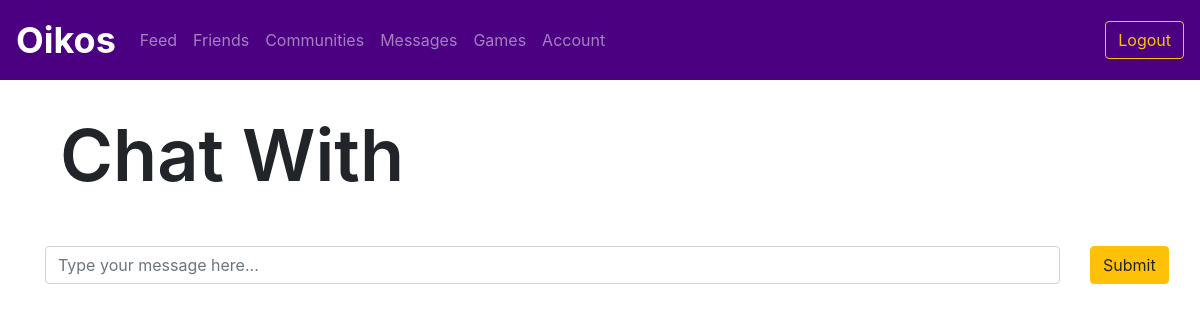
The page /messages/3 (signed in) on the database as committed earlier.
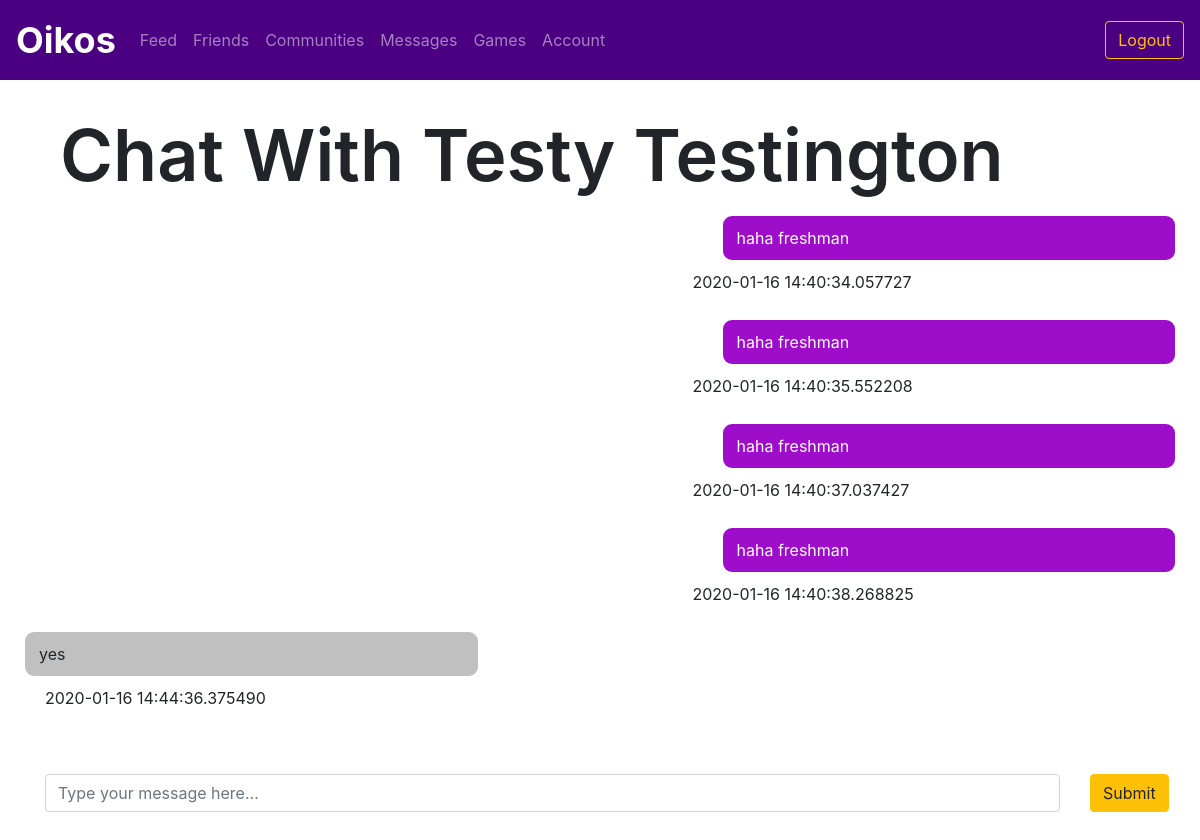
The same page on the database as committed later.
### utl/models.py (models this page shows)
class User(db.Model):
    userID = db.Column(db.Integer, primary_key=True)
    email = db.Column(db.Text, unique=True, nullable=False)
    password = db.Column(db.Text, nullable=False)
    firstName = db.Column(db.Text, nullable=False)
    lastName = db.Column(db.Text, nullable=False)
    displayName = db.Column(db.Text, nullable=False)
    grade = db.Column(db.Text, nullable=False)

class Message(db.Model):
    messageID = db.Column(db.Integer, primary_key=True)
    senderID = db.Column(db.Integer, nullable=False)
    receiverID = db.Column(db.Integer, nullable=False)
    content = db.Column(db.Text, nullable=False)
    timestamp = db.Column(db.DateTime, nullable=False, default=datetime.utcnow)

### app.py (the view)
@app.route("/messages/<contactID>")
@login_required
def chat(contactID):
    contact = usersfunctions.getUser(contactID)
    chat = messagesfunctions.getMessages(session['userID'], contactID)
    return render_template("chat.html", userID = session['userID'], contact=contact, messages=chat)

### app.py (called while the page is built)
def login_required(f):
    @wraps(f)
    def decorated_function(*args, **kwargs):
        if "userID" not in session:
            return redirect(url_for('login'))
        return f(*args, **kwargs)
    return decorated_function

### utl/messages.py (called while the page is built)
def getMessages(userID, contactID):
    messages = Message.query.filter(((Message.senderID==userID) & (Message.receiverID==contactID)) | ((Message.senderID==contactID) & (Message.receiverID==userID))).order_by(Message.timestamp.asc())
    return messages

### utl/users.py (called while the page is built)
def getUser(userID):
    user = User.query.filter_by(userID=userID).first()
    return user

### templates/chat.html (shortened to what this page needs)
{% extends "logbase.html" %}
{% block body %}
    <div class="content">
        <h1 class="display-3" style="font-weight: 600; padding-left: 5vw; padding-top: 5vh;">Chat With {{ contact.displayName }}</h1>
    </div>
    <div class="container">
        <div class="chat-panel">
            {% for message in messages %}
                {% if message.senderID == userID %}
                    <div class="row no-gutters">
                        <div class="col-md-5 offset-md-7">
                            <div class="chat-bubble-right">
                                {{ message.content }}
                            </div>
                            <p>{{ message.timestamp }}</p>
                        </div>
                    </div>
                {% else %}
                    <div class="row no-gutters">
                        <div class="col-md-5">
                            <div class="chat-bubble-left">
                                {{ message.content }}
                            </div>
                            <p>{{ message.timestamp }}</p>
                        </div>
                    </div>
                {% endif %}
            {% endfor %}
          </div>
        </div>
    <div class="container my-5">
        <form action="/sendmessage/{{ contact.userID }}" method="POST">
            <div class="row">
                <div class="col-md-11">
                    <input name="content" type="text" class="form-control" id="content" aria-describedby="content" placeholder="Type your message here..." autofocus required>
                </div>
                <div class="col-md-1">
                    <button type="submit" class="btn btn-warning">Submit</button>
                </div>
            </div>
        </form>
    </div>
{% endblock %}

Rows that differ between the two databases and show on the page:
added User: displayName "Testy Testington"
added Message: content "haha freshman", timestamp "2020-01-16 14:40:34.057727"
added Message: content "haha freshman", timestamp "2020-01-16 14:40:35.552208"
added Message: content "haha freshman", timestamp "2020-01-16 14:40:37.037427"
added Message: content "haha freshman", timestamp "2020-01-16 14:40:38.268825"
added Message: content "yes", timestamp "2020-01-16 14:44:36.375490"
